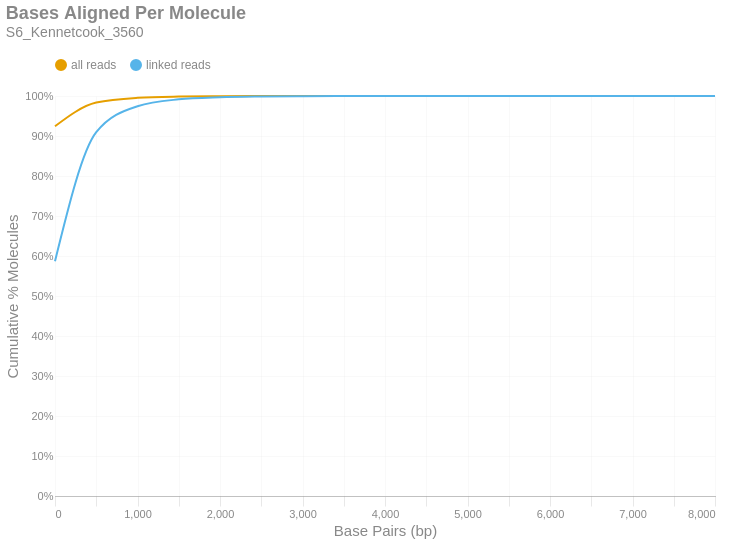

The notebook cell this image was saved under:
### Markdown cell above
### Bases Aligned Per Molecule
This is a cumulative frequency distribution showing the number of base pairs aligned per unique molecule. These data are shown in 500 bp bins. There are two distributions: one with `all reads` (yellow) and another with only `linked reads` (blue). The percent of molecules in the `linked reads` distribution is relative to the total number of linked molecules.

### Code cell
if SKIPLR:
    print_html(f"Skipped")
else:
    binned_df = consolidated_hist(valids['aligned_bp'], mask, 500, True)
    with SafeRender(binned_df):
        (
            density_plot(binned_df, 'Bases Aligned Per Molecule', samplename, 'basesper')
            .encode(
                x=alt.X('bin:Q', title="Base Pairs (bp)").axis(tickMinStep=500).scale(padding=0),
                y=alt.Y('value:Q', title='Cumulative % Molecules')
                    .axis(format='%')
                    .scale(domain = [0,1])
                    .stack(False),
                color=alt.Color("key:N").scale(domain = ["all reads", "linked reads"]),
                tooltip = [
                    alt.Tooltip("key:N", title = "Data Type"),
                    alt.Tooltip("range_label:N", title="Bases Aligned Per Molecule"),
                    alt.Tooltip("value:Q", format = ".2%", title="% Molecules (Cum.)")
                ]
            )
        ).display()

### Figure 1 — Vega-Lite specification as saved in the notebook (floating-point values rounded to 4 significant figures)
{"width": "container", "height": 400, "config": {"title": {"anchor": "start", "dy": -15, "fontSize": 18, "color": "#888888", "subtitleColor": "#888888", "subtitleFontSize": 14}, "arc": {"fill": "#0072B2"}, "axis": {"domainColor": "#888888", "domainWidth": 0.5, "gridWidth": 0.2, "grid": false, "titleFontWeight": 400, "titleFontSize": 15, "labelFontSize": 11, "labelColor": "#888888", "tickColor": "#888888", "tickWidth": 0.2, "titleColor": "#888888"}, "axisBand": {"grid": false}, "axisX": {"grid": true, "tickSize": 10, "domainCap": "round"}, "axisY": {"domain": false, "grid": true, "tickSize": 0, "domainCap": "round"}, "background": "transparent", "header": {"labelFontSize": 15, "labelColor": "#888888", "titleFontSize": 15, "titleFontWeight": 600, "titleColor": "#888888"}, "legend": {"labelFont": "sans-serif", "labelFontSize": 12, "labelColor": "#888888", "symbolSize": 100, "symbolType": "circle", "titleFontSize": 12, "titlePadding": 10, "titleColor": "#888888", "title": null, "orient": "top"}, "range": {"category": ["#E69F00", "#56B4E9", "#009E73", "#F0E442", "#0072B2", "#D55E00", "#CC79A7", "#000000"], "diverging": ["#cfe8f3", "#a2d4ec", "#73bfe2", "#46abdb", "#1696d2", "#12719e"]}, "area": {"fill": "#0072B2", "fillOpacity": 0.7, "line": true, "strokeOpacity": 0.7}, "line": {"color": "#0072B2", "stroke": "#0072B2", "strokeWidth": 2}, "trail": {"color": "#0072B2", "stroke": "#0072B2", "strokeWidth": 0, "size": 1}, "point": {"filled": true, "fillOpacity": 1.0, "size": 95}, "text": {"color": "#888888", "fontSize": 11, "align": "right", "fontWeight": 400, "size": 11}, "bar": {"fill": "#0072B2", "stroke": null}, "view": {"stroke": null, "continuousWidth": 660, "continuousHeight": 400}}, "data": {"name": "data-5fa63ec1cd6e42fa053327d60d7b5690"}, "mark": {"type": "line", "interpolate": "monotone", "point": {"opacity": 0, "size": 275}}, "encoding": {"color": {"field": "key", "scale": {"domain": ["all reads", "linked reads"]}, "type": "nominal"}, "tooltip": [{"field": "key", "title": "Data Type", "type": "nominal"}, {"field": "range_label", "title": "Bases Aligned Per Molecule", "type": "nominal"}, {"field": "value", "format": ".2%", "title": "% Molecules (Cum.)", "type": "quantitative"}], "x": {"axis": {"tickMinStep": 500}, "field": "bin", "scale": {"padding": 0}, "title": "Base Pairs (bp)", "type": "quantitative"}, "y": {"axis": {"format": "%"}, "field": "value", "scale": {"domain": [0, 1]}, "stack": false, "title": "Cumulative % Molecules", "type": "quantitative"}}, "params": [{"name": "param_c36ac31b6afebe62", "select": {"type": "point", "fields": ["key"]}, "bind": "legend"}], "title": {"text": "Bases Aligned Per Molecule", "subtitle": "S6_Kennetcook_3560"}, "transform": [{"fold": ["all reads (cumsum)", "linked reads (cumsum)"]}, {"calculate": "replace(datum.key, ' (cumsum)', '')", "as": "key"}, {"filter": {"param": "param_c36ac31b6afebe62"}}], "usermeta": {"embedOptions": {"downloadFileName": "S6_Kennetcook_3560.basesper"}}, "$schema": "https://vega.github.io/schema/vega-lite/v6.1.0.json", "datasets": {"data-5fa63ec1cd6e42fa053327d60d7b5690": [{"bin": "0.0", "interval": "0.0-500.0", "all reads": 0.9244, "linked reads": 0.587, "all reads (cumsum)": 0.9244, "linked reads (cumsum)": 0.587, "range_label": "0-499"}, {"bin": "500.0", "interval": "500.0-1000.0", "all reads": 0.05924, "linked reads": 0.3226, "all reads (cumsum)": 0.9836, "linked reads (cumsum)": 0.9096, "range_label": "500-999"}, {"bin": "1000.0", "interval": "1000.0-1500.0", "all reads": 0.01178, "linked reads": 0.06492, "all reads (cumsum)": 0.9954, "linked reads (cumsum)": 0.9745, "range_label": "1000-1499"}, {"bin": "1500.0", "interval": "1500.0-2000.0", "all reads": 0.003111, "linked reads": 0.01715, "all reads (cumsum)": 0.9985, "linked reads (cumsum)": 0.9916, "range_label": "1500-1999"}, {"bin": "2000.0", "interval": "2000.0-2500.0", "all reads": 0.0009628, "linked reads": 0.005308, "all reads (cumsum)": 0.9994, "linked reads (cumsum)": 0.9969, "range_label": "2000-2499"}, {"bin": "2500.0", "interval": "2500.0-3000.0", "all reads": 0.0003457, "linked reads": 0.001906, "all reads (cumsum)": 0.9998, "linked reads (cumsum)": 0.9989, "range_label": "2500-2999"}, {"bin": "3000.0", "interval": "3000.0-3500.0", "all reads": 0.0001307, "linked reads": 0.0007205, "all reads (cumsum)": 0.9999, "linked reads (cumsum)": 0.9996, "range_label": "3000-3499"}, {"bin": "3500.0", "interval": "3500.0-4000.0", "all reads": 4.661e-05, "linked reads": 0.000257, "all reads (cumsum)": 1.0, "linked reads (cumsum)": 0.9998, "range_label": "3500-3999"}, {"bin": "4000.0", "interval": "4000.0-4500.0", "all reads": 1.933e-05, "linked reads": 0.0001066, "all reads (cumsum)": 1.0, "linked reads (cumsum)": 0.9999, "range_label": "4000-4499"}, {"bin": "4500.0", "interval": "4500.0-5000.0", "all reads": 7.344e-06, "linked reads": 4.049e-05, "all reads (cumsum)": 1.0, "linked reads (cumsum)": 1.0, "range_label": "4500-4999"}, {"bin": "5000.0", "interval": "5000.0-5500.0", "all reads": 2.548e-06, "linked reads": 1.405e-05, "all reads (cumsum)": 1.0, "linked reads (cumsum)": 1.0, "range_label": "5000-5499"}, {"bin": "5500.0", "interval": "5500.0-6000.0", "all reads": 8.992e-07, "linked reads": 4.958e-06, "all reads (cumsum)": 1.0, "linked reads (cumsum)": 1.0, "range_label": "5500-5999"}, {"bin": "6000.0", "interval": "6000.0-6500.0", "all reads": 2.997e-07, "linked reads": 1.653e-06, "all reads (cumsum)": 1.0, "linked reads (cumsum)": 1.0, "range_label": "6000-6499"}, {"bin": "6500.0", "interval": "6500.0-7000.0", "all reads": 1.499e-07, "linked reads": 8.263e-07, "all reads (cumsum)": 1.0, "linked reads (cumsum)": 1.0, "range_label": "6500-6999"}, {"bin": "7000.0", "interval": "7000.0-7500.0", "all reads": 0.0, "linked reads": 0.0, "all reads (cumsum)": 1.0, "linked reads (cumsum)": 1.0, "range_label": "7000-7499"}, {"bin": "7500.0", "interval": "7500.0-8000.0", "all reads": 0.0, "linked reads": 0.0, "all reads (cumsum)": 1.0, "linked reads (cumsum)": 1.0, "range_label": "7500-7999"}, {"bin": "8000.0", "interval": "8000.0-8500.0", "all reads": 1.499e-07, "linked reads": 8.263e-07, "all reads (cumsum)": 1.0, "linked reads (cumsum)": 1.0, "range_label": "8000-8499"}]}}
